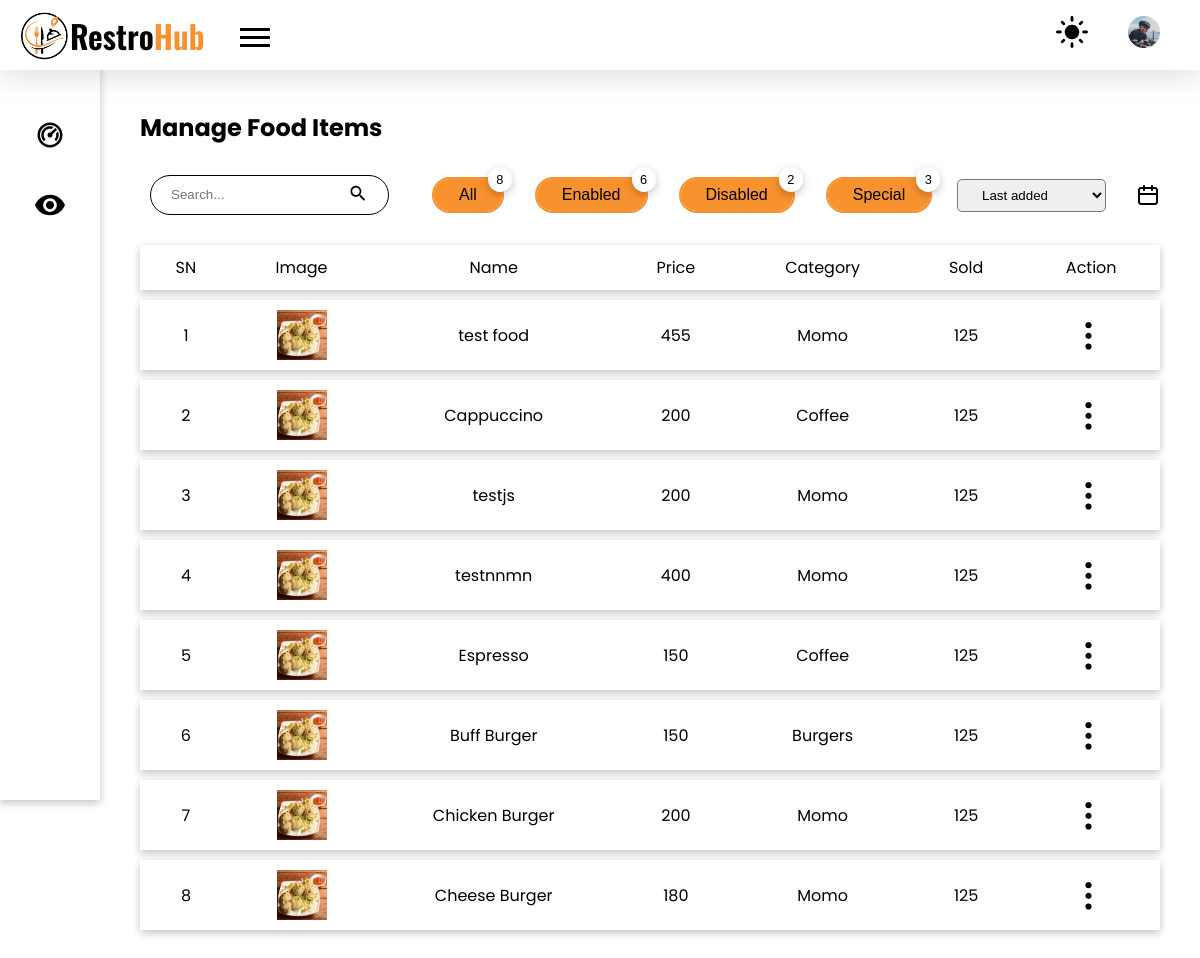
The app's page /kitchen/manage-foods.php (signed in), older data.
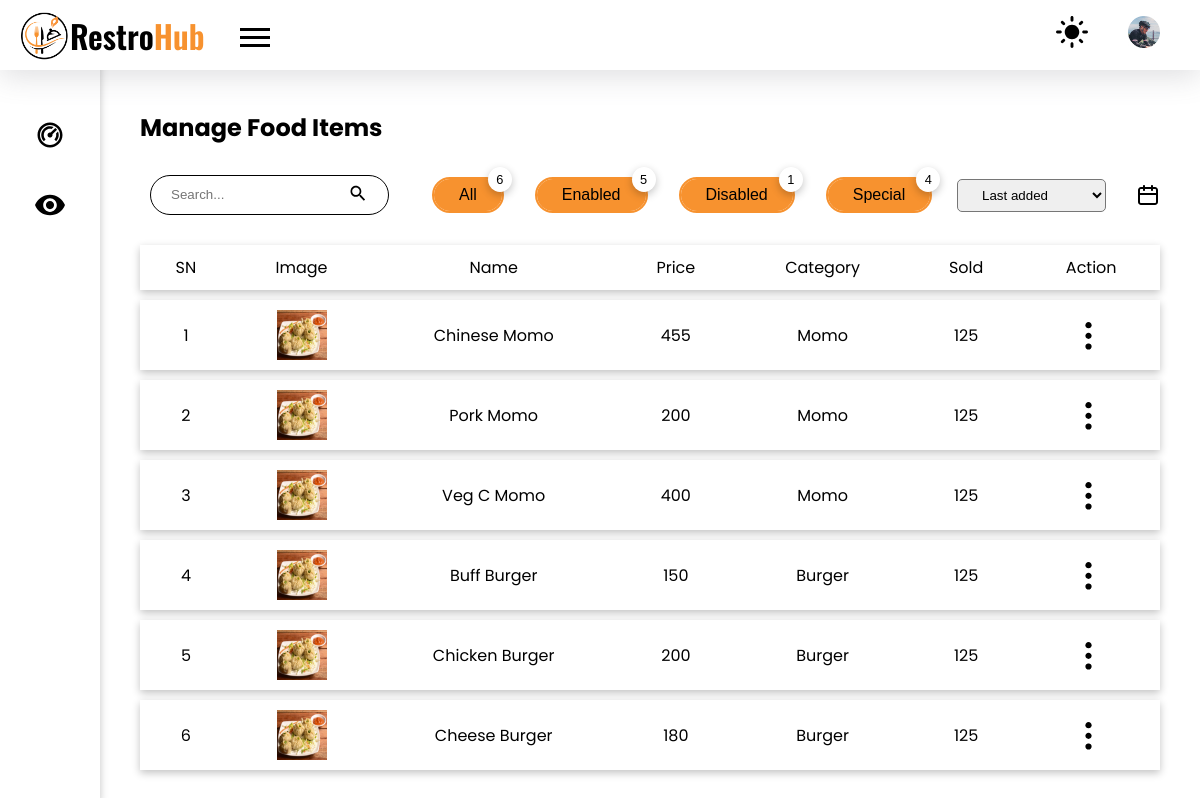
The same page, newer data.
### tables this page shows
CREATE TABLE `food` (
  `f_id` int(11) NOT NULL,
  `img` varchar(100) DEFAULT NULL,
  `name` varchar(100) DEFAULT NULL,
  `price` int(11) DEFAULT NULL,
  `cost` int(11) NOT NULL,
  `cooking_time` int(11) DEFAULT NULL,
  `description` varchar(500) NOT NULL,
  `veg` int(1) NOT NULL,
  `product_id` varchar(30) NOT NULL,
  `short_desc` varchar(50) NOT NULL,
  `ingredients` varchar(255) NOT NULL,
  `disabled` int(11) NOT NULL,
  `special` int(11) NOT NULL,
  `category` int(11) NOT NULL
);

CREATE TABLE `category` (
  `cat_id` int(11) NOT NULL,
  `image` varchar(100) NOT NULL,
  `cat_name` varchar(50) NOT NULL
);

### kitchen/manage-foods.php (the view, shortened to what the changed rows need)
<!DOCTYPE html>
<html lang="en">
<head>
    <link rel="stylesheet" href="../styles/style.css">
</head>
<body>
    <?php
    require("../config.php");
    ?>
    <main class="admin_dashboard_body">
        <section class="dashboard_inner-head flex items-center">
            <h2>Manage Food Items <?php if (isset($_SESSION['filter-by']))
                                        echo "(" . $_SESSION['filter-by'] . ")"; ?></h2>
        </section>
        <div class="flex items-center">
            <div class="flex items-center">
                <?php
                $sql = "SELECT * FROM food";
                $result = mysqli_query($conn, $sql);
                $count = mysqli_num_rows($result);
                $sql_enabled = "SELECT * FROM food where disabled = 0";
                $result_enabled = mysqli_query($conn, $sql_enabled);
                $count_enabled = mysqli_num_rows($result_enabled);
                $sql_disabled = "SELECT * FROM food where disabled = 1";
                $result_disabled = mysqli_query($conn, $sql_disabled);
                $count_disabled = mysqli_num_rows($result_disabled);
                $sql_special = "SELECT * FROM food where special = 1";
                $result_special = mysqli_query($conn, $sql_special);
                $count_special = mysqli_num_rows($result_special);
                ?>
                <form action="./backend/foods/specific-food.php" method="post">
                    <button type="submit" name="specific-food" class="button ml-35 border-curve-lg relative">All
                        <div class="count-top shadow"><?php
                                                        echo $count;
                                                        ?>
                        </div>
                    </button>
                </form>
                <form action="./backend/foods/specific-food.php" method="post">
                    <button type="submit" name="specific-food" class="button ml-35 border-curve-lg relative">Enabled
                        <div class="count-top shadow"><?php
                                                        echo $count_enabled;
                                                        ?>
                        </div>
                </form>
                <form action="./backend/foods/specific-food.php" method="post">
                    <button type="submit" name="specific-food" class="button ml-35 border-curve-lg relative">Disabled
                        <div class="count-top shadow"><?php
                                                        echo $count_disabled;
                                                        ?>
                        </div>
                    </button>
                </form>
                <form action="./backend/foods/specific-food.php" method="post">
                    <button type="submit" name="specific-food" class="button ml-35 border-curve-lg relative">Special
                        <div class="count-top shadow"><?php
                                                        echo $count_special;
                                                        ?>
                        </div>
                    </button>
                </form>
            </div>
        </div>
        <?php
        if (isset($_SESSION['filter-by'])) {
            $filter_by = $_SESSION['filter-by'];
            unset($_SESSION['filter-by']);
            if ($filter_by == 'all') {
                $sql = "SELECT * FROM food";
            } else if ($filter_by == 'enabled') {
                $sql = "SELECT * FROM food where disabled = 0";
            } else if ($filter_by == 'disabled') {
                $sql = "SELECT * FROM food where disabled = 1";
            } else if ($filter_by == 'special') {
                $sql = "SELECT * FROM food where special = 1";
            }
        } else {
            $sql = "SELECT * FROM food order by f_id desc";
        }
        $res = mysqli_query($conn, $sql) or die("Could not fetch food items from database");
        ?>
        <?php
        if (mysqli_num_rows($res) > 0) {
        ?>
            <table class="mt-20">
                <tr class="shadow">
                    <th>SN</th>
                    <th>Image</th>
                    <th>Name</th>
                    <th>Price</th>
                    <th>Category</th>
                    <th>Sold</th>
                    <th>Action</th>
                </tr>
                <?php
                $i = 0;
                while ($row = mysqli_fetch_assoc($res)) {
                    $i++;
                    $cat_id = $row['category'];
                    $sql_cat = "select cat_name from category where cat_id = $cat_id";
                    $res_cat = mysqli_query($conn, $sql_cat) or die("Could not fetch category name from database");
                    $row_cat = mysqli_fetch_assoc($res_cat);
                    $cat_name = $row_cat['cat_name'];
                ?>
                    <tr class="shadow">
                        <td><?php echo $i; ?></td>
                        <td>
                            <img src="../uploads/foods/<?php echo $row['img']; ?>" alt="food image" class="table_food-img">
                        </td>
                        <td><?php echo $row['name']; ?></td>
                        <td><?php echo $row['price']; ?></td>
                        <td><?php echo $cat_name; ?></td>
                        <td><?php echo 125; ?></td>
                        <td class="table_action_container">
                            <button class="no_bg no_outline table_option-menu">
                                <img src="../images/ic_options.svg" alt="options menu">
                            </button>
                        </td>
                    </tr>
                <?php
                }
                ?>
            </table>
        <?php
        } else
            echo "No records found";
        ?>
    </main>
</body>
</html>

Row changes from the older to the newer data that the page shows:
removed food: img (picture), name "Cappuccino", price "200", category.cat_name "Coffee"
removed food: img (picture), name "Espresso", price "150", category.cat_name "Coffee"
changed food: name "test food" → "Chinese Momo"
changed food: name "testjs" → "Pork Momo"
changed food: name "testnnmn" → "Veg C Momo"
changed through a linked row, food "Buff Burger": category.cat_name "Burgers" → "Burger"
changed food "Chicken Burger": category.cat_name "Momo" → "Burger"
changed food "Cheese Burger": category.cat_name "Momo" → "Burger"
Text that changed along with them:
$count: "8" → "6"
$count_enabled: "6" → "5"
$count_disabled: "2" → "1"
$count_special: "3" → "4"
